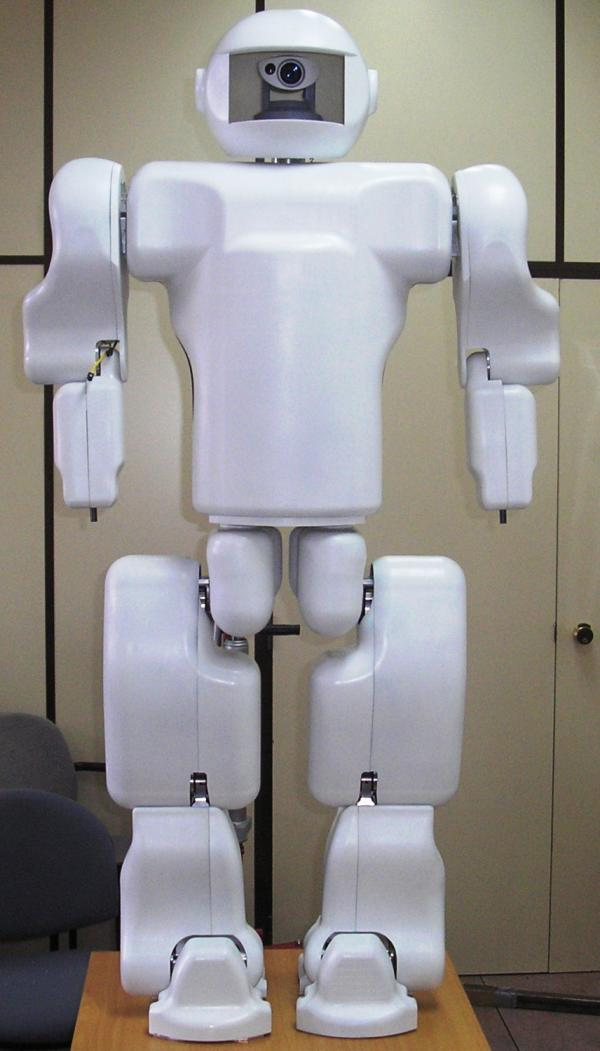
//> input picture images/front.jpg, 600 x 1051 px, given in place of tatup.mp4, which was not available
$ ./main   (built with g++ and OpenCV 4)
//> lines starting //> are read from the running program, lines starting //| are printed output that depends on the picture; after the words box and inside, x2 and y2 are one past the last pixel; in counts of white or black regions, pixels touching at a corner belong together; pictures that were not available may be replaced by others from this repository, and a replacement may not be noted
#include <iostream>
//#include <opencv2/opencv.hpp>
#include <opencv2/highgui/highgui.hpp>
#include <opencv2/core/core.hpp>
#include <opencv2/imgproc/imgproc.hpp>
#include <yarp/math/Math.h>
#include <sstream>
#include <string>


using namespace std;
using namespace cv;

int main(){

    //tatup video
    VideoCapture cap1("/home/smorante/Repositories/connected-images/feed/videos/tatup.mp4"); // open the video file for reading
    VideoCapture cap2("/home/smorante/Repositories/connected-images/feed/videos/tatup.mp4"); // open the video file for reading

    // [7 lines of commented-out code are left out]

    cap1.set(CV_CAP_PROP_FPS,15);
    cap2.set(CV_CAP_PROP_FPS,15);

    if (!cap1.isOpened() || !cap2.isOpened()){
        cout << "Cannot extract images from video" << endl;
        return -1;
    }
    Mat frame1, frame2;
    bool ret1 = cap1.read(frame1); // read a new frame from video
//> frame1 is the input picture: 1051 rows x 600 cols, CV_8UC3; mean B, G, R 143.8, 145.5, 148.6
    bool ret2 = cap2.read(frame2); // read a new frame from video
    int frame1Rows = frame1.rows;
//> frame1Rows = 1051
    int frame1Cols = frame1.cols;
//> frame1Cols = 600
    int frame2Rows = frame2.rows;
//> frame2Rows = 1051
    int frame2Cols = frame2.cols;
//> frame2Cols = 600

    //##### PARAMETERS ###########
    int ROWS_1 = 40;
    int COLS_1 = ROWS_1 * frame1Cols / frame1Rows;
//> COLS_1 = 22
    int ROWS_2 = 40;
    int COLS_2 = ROWS_2 * frame2Cols / frame2Rows;
//> COLS_2 = 22
    float alpha = 0.1; // small alpha. at least 1/10 of beta
    float beta = 1;
    int msToWait= 1;
    bool loadWeightsFromFile = false;
    bool saveWeightsToFile   = false;

    std::stringstream ss1, ss2;
    ss1 << ROWS_1;
    ss2 << ROWS_2;

    //std::string str1= ss1.str();
    //std::string str2= ss2.str(ROWS_2);
    string weightsFilename = "data/weightMatrix" + ss1.str() + "-" + ss2.str(); // + ".npy";
    //############################

    //###############################
    Mat weightMatrix;
    if(loadWeightsFromFile == true){
        weightMatrix = imread(weightsFilename, CV_32FC1);
    }
    else{
        weightMatrix = Mat::zeros(ROWS_1*ROWS_2, COLS_1*COLS_2, CV_32FC1);
    }


    // some neccesary initialization
    Mat image_1_t_1  =  Mat::zeros(ROWS_1, COLS_1, CV_8UC1); // # image 1 previous time
    Mat image_2_t_1  =  Mat::zeros(ROWS_2, COLS_2, CV_8UC1); // # image 2 previous time

    Mat image_1_t_0  =  Mat::zeros(ROWS_1, COLS_1, CV_8UC1); // # image 1 previous time
    Mat image_2_t_0  =  Mat::zeros(ROWS_2, COLS_2, CV_8UC1); // # image 2 previous time

    Mat error_image_2 = Mat::zeros(ROWS_2, COLS_2, CV_8UC1); // #first error map 2

    Mat totalWeights = Mat::zeros(ROWS_2,COLS_2, CV_32FC1);
    Mat predictor_image_2 = Mat::zeros(ROWS_2,COLS_2, CV_32FC1); // #first predictor map 2

    Mat var_img1  =  Mat::zeros(ROWS_1, COLS_1, CV_32FC1); // # image 1 previous time
    Mat var_img2  =  Mat::zeros(ROWS_2, COLS_2, CV_32FC1); // # image 2 previous time

    Mat frame1_reduced, frame2_reduced;
    Mat currWeightSubMatrixR2C2;
    Mat elem1(Mat::zeros(ROWS_2, COLS_2, CV_32FC1));
    Mat elem2(Mat::zeros(ROWS_2, COLS_2, CV_32FC1));
    Mat elem3(Mat::zeros(ROWS_2, COLS_2, CV_32FC1));
    Mat elem4(Mat::zeros(ROWS_2, COLS_2, CV_32FC1));
    Mat elem5(Mat::zeros(ROWS_2, COLS_2, CV_32FC1));
    Mat newWeightSubMatrix(Mat::zeros(ROWS_2, COLS_2, CV_32FC1));
    Mat img1DotWeight(Mat::zeros(ROWS_2, COLS_2, CV_32FC1));
    Mat img1DotWeightOverTotal(Mat::zeros(ROWS_2, COLS_2, CV_32FC1));
    Mat temp_pred_2 = Mat::zeros(ROWS_2,COLS_2, CV_32FC1);
    Mat adaptTypePredictor = Mat::zeros(ROWS_2,COLS_2, CV_8UC1); // #first predictor map 2
    Mat adaptRangeWeight = Mat::zeros(ROWS_2,COLS_2, CV_32FC1); // #first predictor map 2
    Mat adaptTypeWeight = Mat::zeros(ROWS_2,COLS_2, CV_8UC1); // #first predictor map 2

    //###############################
    //############ LOOP #############
    while(cap1.isOpened() && cap2.isOpened()){

        ret1 = cap1.read(frame1); // read a new frame from video
        ret2 = cap2.read(frame2); // read a new frame from video

        if(ret1 == false || ret2 == false){
            cout << "No stream of images!!" << endl;
            break;
        }

        //# note the changed axis in opencv
        cv::resize(frame1, frame1_reduced, Size(COLS_1, ROWS_1), INTER_NEAREST);
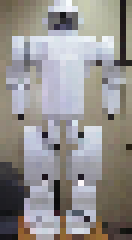
//> frame1_reduced: 40 rows x 22 cols, CV_8UC3 (shown 6 times larger); mean B, G, R 142.7, 144.1, 147.2
        cv::resize(frame2, frame2_reduced, Size(COLS_2, ROWS_2), INTER_NEAREST);

        cv::cvtColor(frame1_reduced, image_1_t_0, COLOR_BGR2GRAY);
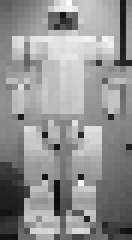
//> image_1_t_0: 40 rows x 22 cols, CV_8UC1 (shown 6 times larger); min 11, max 250, mean 144.9
        cv::cvtColor(frame2_reduced, image_2_t_0, COLOR_BGR2GRAY);

        //# 255.0 forcing float type
        cv::absdiff(image_1_t_0, image_1_t_1, var_img1);
        var_img1 = var_img1/255.0;
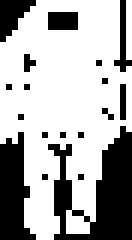
//> var_img1: 40 rows x 22 cols, CV_8UC1 (shown 6 times larger); values 0 (black) and 1 (white), 67.7% white; 18 black regions (15 under 20 px), largest, box (x1, y1, x2, y2) and area: (8, 21, 22, 40) 137, (0, 22, 6, 40) 72, (0, 0, 6, 7) 24

        cv::absdiff(image_2_t_0, image_2_t_1, var_img2);
        var_img2 = var_img2/255.0;

        predictor_image_2 = cv::Mat::zeros(predictor_image_2.rows, predictor_image_2.cols, CV_32FC1); // #first predictor map 2
        totalWeights = cv::Mat::zeros(totalWeights.rows, totalWeights.cols, CV_32FC1); // #first predictor map 2

        for(int i=0; i < ROWS_1; i++){
            for(int j=0; j < COLS_1; j++){

                //be careful, it may be not copying, but linking when not using clone. clone could be slow
                currWeightSubMatrixR2C2 = weightMatrix( Rect(Point(j*COLS_2,i*ROWS_2), Point(j*COLS_2+COLS_2,i*ROWS_2+ROWS_2)) ).clone();


                if(loadWeightsFromFile == false){
                    //#the elements that add value to the weights
                    elem1  = (alpha * var_img1.at<uchar>(i,j) * var_img2, CV_32FC1);
                    cv::add(currWeightSubMatrixR2C2, elem1, elem2);

                    //#the elements that subtract value to the weights
                    absdiff(var_img1.at<uchar>(i,j), var_img2, elem3);
                    elem4 = (elem3 * beta, CV_32FC1);

                    //#Subtraction of both elems
                    elem5 = (elem2-elem4, CV_32FC1);

                    //# limiting weights between 0 and 1
                    threshold( elem5, newWeightSubMatrix, 1, 1, cv::THRESH_TRUNC );
                    threshold( newWeightSubMatrix, newWeightSubMatrix, 0, 0, THRESH_TOZERO );

                    //#assign new weight to cell in DB
                    // maybe its not neccesarry in c++, direct asignation
                    //copy or clone?
                    currWeightSubMatrixR2C2.copyTo(weightMatrix( Rect(Point(j*COLS_2,i*ROWS_2), Point(j*COLS_2+COLS_2,i*ROWS_2+ROWS_2)) ));
                    cv::add(totalWeights, newWeightSubMatrix, totalWeights);

                } //if
                else{
                    cv::add(totalWeights, newWeightSubMatrix, totalWeights);
                }//else

            }//for j
        } //for i
//> currWeightSubMatrixR2C2: 40 rows x 22 cols, CV_32FC1; every value is 0
//> elem1: 40 rows x 22 cols, CV_32FC1; every value is 5
//> newWeightSubMatrix: 40 rows x 22 cols, CV_32FC1; every value is 1
//> weightMatrix: 1600 rows x 484 cols, CV_32FC1; every value is 0
//> totalWeights: 40 rows x 22 cols, CV_32FC1; every value is 880

        for(int i=0; i < ROWS_1; i++){
            for(int j=0; j < COLS_1; j++){
                //copy or clone?
                currWeightSubMatrixR2C2 = weightMatrix( Rect(Point(j*COLS_2,i*ROWS_2), Point(j*COLS_2+COLS_2,i*ROWS_2+ROWS_2)) ).clone();
                img1DotWeight = (image_1_t_0.at<uchar>(i,j)*currWeightSubMatrixR2C2);
                img1DotWeightOverTotal = img1DotWeight / totalWeights;
                cv::add(predictor_image_2, img1DotWeightOverTotal, temp_pred_2);
                threshold( predictor_image_2, predictor_image_2, 255, 255, cv::THRESH_TRUNC );
                threshold( predictor_image_2, predictor_image_2, 0, 0, THRESH_TOZERO );
            }//for j
        }//for i

        //#update previous image
        image_1_t_1 = image_1_t_0.clone();
        image_2_t_1 = image_2_t_0.clone();


        //    ###########################################
        //    ########### VISUALIZATION #################
        //    ###########################################

        //     #### PREDICTOR MAPS ######
        predictor_image_2.convertTo(adaptTypePredictor, CV_8UC1);
        namedWindow("Predictor 2", WINDOW_NORMAL);
        imshow("Predictor 2", adaptTypePredictor);

        //    #### SHOW ORIGINAL IMAGES ######
        namedWindow("Frame 1 (Reduced, gray, then extended again)", WINDOW_NORMAL);
        imshow("Frame 1 (Reduced, gray, then extended again)", image_1_t_0);

        namedWindow("Frame 2 (Reduced, gray, then extended again)", WINDOW_NORMAL);
        imshow("Frame 2 (Reduced, gray, then extended again)", image_2_t_0);

        //    #### WEIGHT MAPS ####
        adaptRangeWeight = 255* weightMatrix.clone();
        adaptRangeWeight.convertTo(adaptTypeWeight, CV_8UC1);
        namedWindow("WeightMatrix", WINDOW_NORMAL);
        imshow("WeightMatrix",adaptTypeWeight);


       // #### ERROR MAPS ######
        absdiff(adaptTypePredictor, image_2_t_0, error_image_2);
        namedWindow("Error 2", WINDOW_NORMAL);
        imshow("Error 2", error_image_2);

        // escape key, not q as in python
        if (cv::waitKey(msToWait) == 27 ){
//> the Esc key is pressed
            if(saveWeightsToFile == true){
                imwrite(weightsFilename,weightMatrix);
            }//if
            break;
        }//if

    } //while


    //    #########################################################
    //    #####################   END LOOP   #####################

    destroyAllWindows();

    return 0;
}
